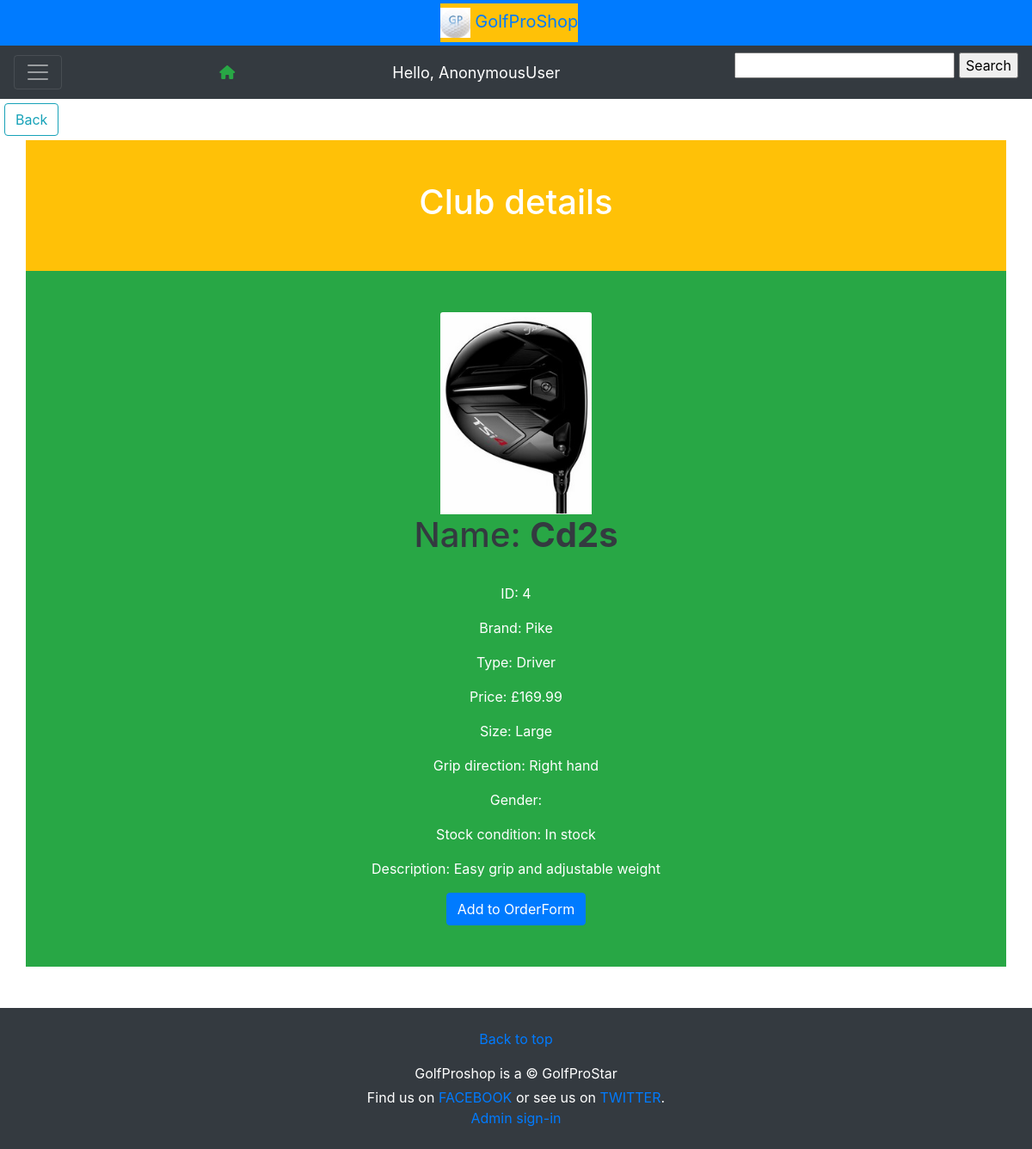
Page /SingleProduct/4/ on the committed database.
### golfshop/models.py (models this page shows, shortened)
class Product(models.Model):
    BRAND_CHOICES = (('WIL','Wilson'),('PK','Pike'),('FZ','Frazer'))
    GRIPDIRECTION_CHOICES = (('LH','Left hand'),('RH','Right hand'))
    CLUB_TYPE_CHOICES = [
        ('OTHER', (
            ('F','FullSet'),('H','HalfSet'),
            ('DR','Driver'),('W','Wedge'),('P','Putter'),('F','Fairway')
            )
        ),
        ('IRON', (
            ('3i','3 iron'),('4i','4 iron'),('5i','5 iron'),('6i','6 iron'),
            ('7i','7 iron'),('8i','8 iron')
            )
        ),
        ]
    GENDER_CHOICES= (('L','Ladies'),('M','Mens'),('J','Juniors'))
    SIZE_CHOICES= (('SM','Short'),('M','Medium'),('L','Large'))
    STOCKCONDITION= (('OOS','Out of stock'),('IS','In stock'))
    CATEGORY_CHOICES= (('A','Accessory'),('C','Club'),('S','SetOfClubs'))
    image= models.ImageField(upload_to='images/', blank=True)
    name= models.CharField(max_length=20, blank=True)
    brand= models.CharField(max_length=20, choices=BRAND_CHOICES, blank=True)
    category= models.CharField(max_length=20, choices=CATEGORY_CHOICES, blank=True)
    type= models.CharField(max_length=20, choices=CLUB_TYPE_CHOICES, blank=True)
    summary= models.CharField(max_length=200, blank=True)
    size= models.CharField(max_length=10, choices=SIZE_CHOICES, blank=True)
    gripDirection= models.CharField(max_length=10, choices=GRIPDIRECTION_CHOICES, blank=True)
    gender= models.CharField(max_length=10, choices=GENDER_CHOICES, blank=True)
    price= models.DecimalField(max_digits=6, decimal_places=2)
    stockCondition= models.CharField(max_length=10, choices=STOCKCONDITION, default='IS')
    quantity= models.PositiveIntegerField(default=0)

### golfshop/views.py (the view)
# urls.py: path('SingleProduct/<int:id>/', golfshop.views.singleProduct, name="SingleProduct"),
def singleProduct(request, id):
    try:
        product = Product.objects.get(id=id)
    except Product.DoesNotExist:
        raise Http404("Club not found")
    return render(request, 'SingleProduct.html', {'product':product,})

### golfshop/templates/SingleProduct.html (shortened to what this page needs)
{% extends 'Base.html' %}
{% load static %}
{% block content %}
<a href="{% url 'ProductList' %}" class="btn btn-outline-info" style="margin:5px" role="button">Back</a>
<br>
<div class="container bg-warning text-white  text-center p-5">
    <h1>Club details</h1>
</div>
<div class="container bg-success text-white  text-center p-5">
    <img src="{{product.image.url}}" class="card-img-top" style="width: 11rem" alt="golf club">
    <h1 class="text-dark">Name: <b>{{product.name}}</b></h1>
    <br>
    <p>ID: {{product.id}}</p>
    <p>Brand: {{product.get_brand_display}}</p>
    <p>Type: {{product.get_type_display}}</p>
    <p>Price: £{{product.price}}</p>
    <p>Size: {{product.get_size_display}}</p>
    <p>Grip direction: {{product.get_gripDirection_display}}</p>
    <p>Gender: {{product.get_ender_display}}</p>
    <p>Stock condition: {{product.get_stockCondition_display}}</p>
    <p>Description: {{product.summary | capfirst}}</p>
    <a href="{% url 'PlaceOrder' product.id %}" class="btn btn-primary">Add to OrderForm</a>
</div>
<br><br>
{% endblock %}

### rows in the picture
Product: image (picture), name "Cd2s", id "4", brand "Pike", type "Driver", price "169.99", size "Large", gripDirection "Right hand", stockCondition "In stock", summary "Easy grip and adjustable weight"

### other values in the picture
{{ request.user }} "AnonymousUser"
